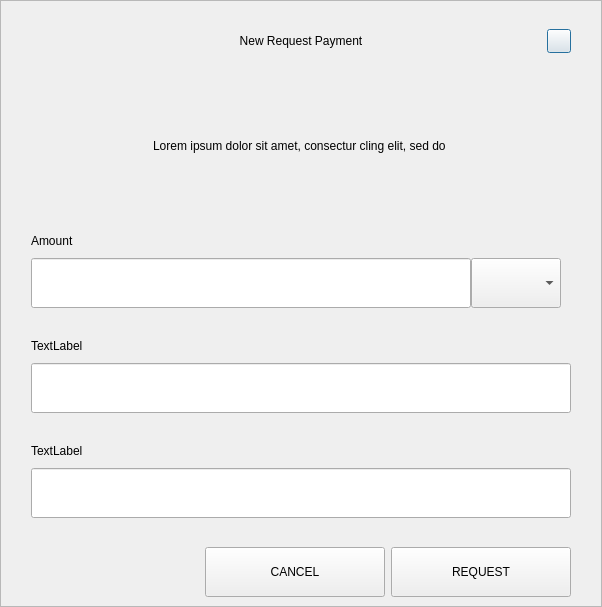
<?xml version="1.0" encoding="UTF-8"?>
<ui version="4.0">
 <class>RequestDialog</class>
 <widget class="QDialog" name="RequestDialog">
  <property name="geometry">
   <rect>
    <x>0</x>
    <y>0</y>
    <width>602</width>
    <height>607</height>
   </rect>
  </property>
  <property name="windowTitle">
   <string>Dialog</string>
  </property>
  <layout class="QVBoxLayout" name="verticalLayout_5">
   <property name="spacing">
    <number>0</number>
   </property>
   <property name="leftMargin">
    <number>0</number>
   </property>
   <property name="topMargin">
    <number>0</number>
   </property>
   <property name="rightMargin">
    <number>0</number>
   </property>
   <property name="bottomMargin">
    <number>0</number>
   </property>
   <item>
    <widget class="QFrame" name="frame">
     <property name="styleSheet">
      <string notr="true"/>
     </property>
     <property name="frameShape">
      <enum>QFrame::StyledPanel</enum>
     </property>
     <property name="frameShadow">
      <enum>QFrame::Raised</enum>
     </property>
     <layout class="QVBoxLayout" name="verticalLayout_4" stretch="1,0,0">
      <property name="spacing">
       <number>0</number>
      </property>
      <property name="leftMargin">
       <number>30</number>
      </property>
      <property name="topMargin">
       <number>20</number>
      </property>
      <property name="rightMargin">
       <number>30</number>
      </property>
      <property name="bottomMargin">
       <number>0</number>
      </property>
      <item>
       <layout class="QHBoxLayout" name="horizontalLayout_3">
        <property name="spacing">
         <number>0</number>
        </property>
        <item>
         <spacer name="horizontalSpacer_21">
          <property name="orientation">
           <enum>Qt::Horizontal</enum>
          </property>
          <property name="sizeHint" stdset="0">
           <size>
            <width>40</width>
            <height>20</height>
           </size>
          </property>
         </spacer>
        </item>
        <item>
         <widget class="QLabel" name="labelTitle">
          <property name="minimumSize">
           <size>
            <width>0</width>
            <height>40</height>
           </size>
          </property>
          <property name="maximumSize">
           <size>
            <width>16777215</width>
            <height>40</height>
           </size>
          </property>
          <property name="styleSheet">
           <string notr="true">padding-left:24px;</string>
          </property>
          <property name="text">
           <string>New Request Payment</string>
          </property>
          <property name="alignment">
           <set>Qt::AlignCenter</set>
          </property>
          <property name="margin">
           <number>7</number>
          </property>
         </widget>
        </item>
        <item>
         <spacer name="horizontalSpacer">
          <property name="orientation">
           <enum>Qt::Horizontal</enum>
          </property>
          <property name="sizeHint" stdset="0">
           <size>
            <width>40</width>
            <height>20</height>
           </size>
          </property>
         </spacer>
        </item>
        <item>
         <widget class="QPushButton" name="btnEsc">
          <property name="minimumSize">
           <size>
            <width>24</width>
            <height>24</height>
           </size>
          </property>
          <property name="maximumSize">
           <size>
            <width>24</width>
            <height>24</height>
           </size>
          </property>
          <property name="text">
           <string/>
          </property>
         </widget>
        </item>
       </layout>
      </item>
      <item>
       <widget class="QStackedWidget" name="stack">
        <property name="minimumSize">
         <size>
          <width>540</width>
          <height>0</height>
         </size>
        </property>
        <property name="maximumSize">
         <size>
          <width>540</width>
          <height>16777215</height>
         </size>
        </property>
        <property name="currentIndex">
         <number>0</number>
        </property>
        <widget class="QWidget" name="page_1">
         <property name="minimumSize">
          <size>
           <width>540</width>
           <height>0</height>
          </size>
         </property>
         <property name="maximumSize">
          <size>
           <width>540</width>
           <height>16777215</height>
          </size>
         </property>
         <layout class="QVBoxLayout" name="layout1">
          <property name="spacing">
           <number>0</number>
          </property>
          <property name="leftMargin">
           <number>0</number>
          </property>
          <property name="topMargin">
           <number>0</number>
          </property>
          <property name="rightMargin">
           <number>0</number>
          </property>
          <property name="bottomMargin">
           <number>0</number>
          </property>
          <item>
           <spacer name="verticalSpacer_21">
            <property name="orientation">
             <enum>Qt::Vertical</enum>
            </property>
            <property name="sizeType">
             <enum>QSizePolicy::Fixed</enum>
            </property>
            <property name="sizeHint" stdset="0">
             <size>
              <width>20</width>
              <height>30</height>
             </size>
            </property>
           </spacer>
          </item>
          <item alignment="Qt::AlignHCenter">
           <widget class="QLabel" name="labelMessage">
            <property name="minimumSize">
             <size>
              <width>400</width>
              <height>50</height>
             </size>
            </property>
            <property name="text">
             <string>Lorem ipsum dolor sit amet, consectur cling elit, sed do </string>
            </property>
            <property name="alignment">
             <set>Qt::AlignCenter</set>
            </property>
            <property name="wordWrap">
             <bool>true</bool>
            </property>
           </widget>
          </item>
          <item alignment="Qt::AlignBottom">
           <widget class="QWidget" name="containerAmount" native="true">
            <layout class="QVBoxLayout" name="verticalLayout">
             <property name="spacing">
              <number>9</number>
             </property>
             <property name="leftMargin">
              <number>0</number>
             </property>
             <property name="topMargin">
              <number>0</number>
             </property>
             <property name="rightMargin">
              <number>0</number>
             </property>
             <property name="bottomMargin">
              <number>0</number>
             </property>
             <item>
              <widget class="QLabel" name="labelSubtitleAmount">
               <property name="minimumSize">
                <size>
                 <width>350</width>
                 <height>16</height>
                </size>
               </property>
               <property name="maximumSize">
                <size>
                 <width>16777215</width>
                 <height>16</height>
                </size>
               </property>
               <property name="text">
                <string>Amount</string>
               </property>
              </widget>
             </item>
             <item alignment="Qt::AlignTop">
              <widget class="QWidget" name="layoutAmount" native="true">
               <layout class="QHBoxLayout" name="horizontalLayout" stretch="2,0">
                <property name="spacing">
                 <number>0</number>
                </property>
                <property name="leftMargin">
                 <number>0</number>
                </property>
                <property name="topMargin">
                 <number>0</number>
                </property>
                <property name="rightMargin">
                 <number>0</number>
                </property>
                <property name="bottomMargin">
                 <number>0</number>
                </property>
                <item>
                 <widget class="QLineEdit" name="lineEditAmount">
                  <property name="minimumSize">
                   <size>
                    <width>0</width>
                    <height>50</height>
                   </size>
                  </property>
                  <property name="maximumSize">
                   <size>
                    <width>16777215</width>
                    <height>50</height>
                   </size>
                  </property>
                 </widget>
                </item>
                <item>
                 <widget class="QWidget" name="comboContainer" native="true">
                  <property name="minimumSize">
                   <size>
                    <width>100</width>
                    <height>50</height>
                   </size>
                  </property>
                  <property name="maximumSize">
                   <size>
                    <width>16777215</width>
                    <height>50</height>
                   </size>
                  </property>
                  <layout class="QHBoxLayout" name="horizontalLayout_31">
                   <property name="spacing">
                    <number>0</number>
                   </property>
                   <property name="leftMargin">
                    <number>0</number>
                   </property>
                   <property name="topMargin">
                    <number>0</number>
                   </property>
                   <property name="rightMargin">
                    <number>10</number>
                   </property>
                   <property name="bottomMargin">
                    <number>0</number>
                   </property>
                   <item>
                    <widget class="QComboBox" name="comboBoxCoin">
                     <property name="minimumSize">
                      <size>
                       <width>0</width>
                       <height>50</height>
                      </size>
                     </property>
                     <property name="maximumSize">
                      <size>
                       <width>16777215</width>
                       <height>50</height>
                      </size>
                     </property>
                    </widget>
                   </item>
                  </layout>
                 </widget>
                </item>
               </layout>
              </widget>
             </item>
            </layout>
           </widget>
          </item>
          <item>
           <spacer name="verticalSpacer_31">
            <property name="orientation">
             <enum>Qt::Vertical</enum>
            </property>
            <property name="sizeType">
             <enum>QSizePolicy::Fixed</enum>
            </property>
            <property name="sizeHint" stdset="0">
             <size>
              <width>20</width>
              <height>30</height>
             </size>
            </property>
           </spacer>
          </item>
          <item>
           <layout class="QVBoxLayout" name="verticalLayoutLabel">
            <property name="spacing">
             <number>9</number>
            </property>
            <item>
             <widget class="QLabel" name="labelSubtitleLabel">
              <property name="minimumSize">
               <size>
                <width>0</width>
                <height>16</height>
               </size>
              </property>
              <property name="maximumSize">
               <size>
                <width>16777215</width>
                <height>16</height>
               </size>
              </property>
              <property name="text">
               <string>TextLabel</string>
              </property>
             </widget>
            </item>
            <item>
             <widget class="QLineEdit" name="lineEditLabel">
              <property name="minimumSize">
               <size>
                <width>0</width>
                <height>50</height>
               </size>
              </property>
              <property name="maximumSize">
               <size>
                <width>16777215</width>
                <height>50</height>
               </size>
              </property>
             </widget>
            </item>
           </layout>
          </item>
          <item>
           <spacer name="verticalSpacer_34">
            <property name="orientation">
             <enum>Qt::Vertical</enum>
            </property>
            <property name="sizeType">
             <enum>QSizePolicy::Fixed</enum>
            </property>
            <property name="sizeHint" stdset="0">
             <size>
              <width>20</width>
              <height>30</height>
             </size>
            </property>
           </spacer>
          </item>
          <item>
           <layout class="QVBoxLayout" name="verticalLayoutDescription">
            <property name="spacing">
             <number>9</number>
            </property>
            <item>
             <widget class="QLabel" name="labelSubtitleDescription">
              <property name="minimumSize">
               <size>
                <width>0</width>
                <height>16</height>
               </size>
              </property>
              <property name="maximumSize">
               <size>
                <width>16777215</width>
                <height>16</height>
               </size>
              </property>
              <property name="text">
               <string>TextLabel</string>
              </property>
             </widget>
            </item>
            <item>
             <widget class="QLineEdit" name="lineEditDescription">
              <property name="minimumSize">
               <size>
                <width>0</width>
                <height>50</height>
               </size>
              </property>
              <property name="maximumSize">
               <size>
                <width>16777215</width>
                <height>50</height>
               </size>
              </property>
             </widget>
            </item>
            <item>
             <spacer name="verticalSpacer_4">
              <property name="orientation">
               <enum>Qt::Vertical</enum>
              </property>
              <property name="sizeType">
               <enum>QSizePolicy::Fixed</enum>
              </property>
              <property name="sizeHint" stdset="0">
               <size>
                <width>20</width>
                <height>20</height>
               </size>
              </property>
             </spacer>
            </item>
           </layout>
          </item>
         </layout>
        </widget>
        <widget class="QWidget" name="page_2">
         <layout class="QVBoxLayout" name="layout2">
          <item>
           <spacer name="verticalSpacer_5">
            <property name="orientation">
             <enum>Qt::Vertical</enum>
            </property>
            <property name="sizeType">
             <enum>QSizePolicy::Fixed</enum>
            </property>
            <property name="sizeHint" stdset="0">
             <size>
              <width>20</width>
              <height>50</height>
             </size>
            </property>
           </spacer>
          </item>
          <item alignment="Qt::AlignHCenter">
           <widget class="QLabel" name="labelQrImg">
            <property name="minimumSize">
             <size>
              <width>260</width>
              <height>260</height>
             </size>
            </property>
            <property name="maximumSize">
             <size>
              <width>260</width>
              <height>260</height>
             </size>
            </property>
            <property name="text">
             <string/>
            </property>
            <property name="alignment">
             <set>Qt::AlignCenter</set>
            </property>
           </widget>
          </item>
          <item>
           <spacer name="verticalSpacer_2">
            <property name="orientation">
             <enum>Qt::Vertical</enum>
            </property>
            <property name="sizeType">
             <enum>QSizePolicy::Fixed</enum>
            </property>
            <property name="sizeHint" stdset="0">
             <size>
              <width>20</width>
              <height>30</height>
             </size>
            </property>
           </spacer>
          </item>
          <item alignment="Qt::AlignHCenter">
           <widget class="QLabel" name="labelAddress">
            <property name="text">
             <string>R4EFR83SQgA1zrW16hjcHJtcfip5krt1sD </string>
            </property>
           </widget>
          </item>
          <item>
           <spacer name="verticalSpacer_32">
            <property name="orientation">
             <enum>Qt::Vertical</enum>
            </property>
            <property name="sizeType">
             <enum>QSizePolicy::Expanding</enum>
            </property>
            <property name="sizeHint" stdset="0">
             <size>
              <width>20</width>
              <height>20</height>
             </size>
            </property>
           </spacer>
          </item>
          <item>
           <layout class="QHBoxLayout" name="horizontal">
            <property name="leftMargin">
             <number>20</number>
            </property>
            <property name="rightMargin">
             <number>20</number>
            </property>
            <property name="bottomMargin">
             <number>20</number>
            </property>
            <item>
             <spacer name="horizontalSpacer_4">
              <property name="orientation">
               <enum>Qt::Horizontal</enum>
              </property>
              <property name="sizeHint" stdset="0">
               <size>
                <width>40</width>
                <height>20</height>
               </size>
              </property>
             </spacer>
            </item>
            <item>
             <widget class="QPushButton" name="btnCopyAddress">
              <property name="minimumSize">
               <size>
                <width>180</width>
                <height>50</height>
               </size>
              </property>
              <property name="text">
               <string>COPY ADDRESS</string>
              </property>
             </widget>
            </item>
            <item>
             <widget class="QPushButton" name="btnCopyUrl">
              <property name="minimumSize">
               <size>
                <width>180</width>
                <height>50</height>
               </size>
              </property>
              <property name="text">
               <string>COPY URL</string>
              </property>
             </widget>
            </item>
            <item>
             <spacer name="horizontalSpacer_2">
              <property name="orientation">
               <enum>Qt::Horizontal</enum>
              </property>
              <property name="sizeHint" stdset="0">
               <size>
                <width>40</width>
                <height>20</height>
               </size>
              </property>
             </spacer>
            </item>
           </layout>
          </item>
         </layout>
        </widget>
       </widget>
      </item>
      <item>
       <widget class="QWidget" name="buttonsStack" native="true">
        <layout class="QHBoxLayout" name="horizontalLayout_5">
         <property name="leftMargin">
          <number>20</number>
         </property>
         <property name="rightMargin">
          <number>0</number>
         </property>
         <item>
          <spacer name="horizontalSpacer_41">
           <property name="orientation">
            <enum>Qt::Horizontal</enum>
           </property>
           <property name="sizeHint" stdset="0">
            <size>
             <width>40</width>
             <height>20</height>
            </size>
           </property>
          </spacer>
         </item>
         <item>
          <widget class="QPushButton" name="btnCancel">
           <property name="minimumSize">
            <size>
             <width>180</width>
             <height>50</height>
            </size>
           </property>
           <property name="text">
            <string>CANCEL</string>
           </property>
          </widget>
         </item>
         <item>
          <widget class="QPushButton" name="btnSave">
           <property name="minimumSize">
            <size>
             <width>180</width>
             <height>50</height>
            </size>
           </property>
           <property name="text">
            <string>REQUEST</string>
           </property>
          </widget>
         </item>
        </layout>
       </widget>
      </item>
     </layout>
    </widget>
   </item>
  </layout>
 </widget>
 <resources/>
 <connections/>
</ui>
